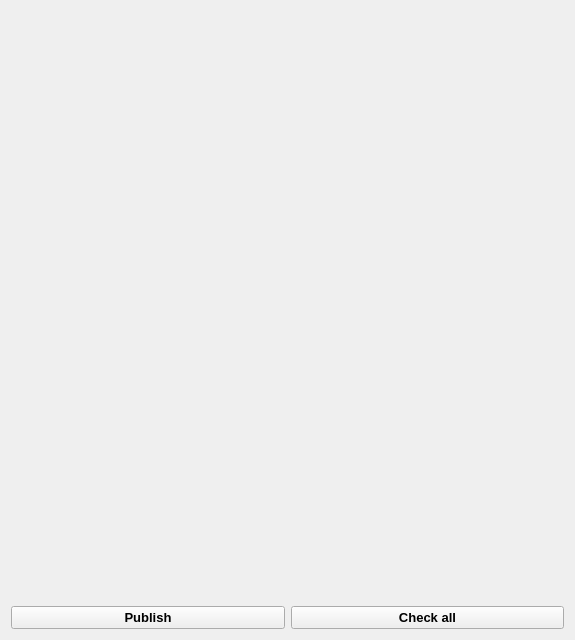
<?xml version="1.0" encoding="UTF-8"?>
<ui version="4.0">
 <class>Widget</class>
 <widget class="QWidget" name="Widget">
  <property name="geometry">
   <rect>
    <x>0</x>
    <y>0</y>
    <width>575</width>
    <height>640</height>
   </rect>
  </property>
  <property name="sizePolicy">
   <sizepolicy hsizetype="Expanding" vsizetype="Fixed">
    <horstretch>0</horstretch>
    <verstretch>0</verstretch>
   </sizepolicy>
  </property>
  <property name="minimumSize">
   <size>
    <width>360</width>
    <height>640</height>
   </size>
  </property>
  <property name="windowTitle">
   <string>Widget</string>
  </property>
  <layout class="QVBoxLayout" name="verticalLayout_2">
   <item>
    <layout class="QVBoxLayout" name="verticalLayout">
     <item>
      <layout class="QHBoxLayout" name="verticalLayout_01"/>
     </item>
     <item>
      <spacer name="verticalSpacer">
       <property name="orientation">
        <enum>Qt::Vertical</enum>
       </property>
       <property name="sizeHint" stdset="0">
        <size>
         <width>20</width>
         <height>40</height>
        </size>
       </property>
      </spacer>
     </item>
     <item>
      <layout class="QHBoxLayout" name="ui_buttons_HL">
       <item>
        <widget class="QPushButton" name="publish_button">
         <property name="font">
          <font>
           <pointsize>10</pointsize>
           <weight>75</weight>
           <bold>true</bold>
          </font>
         </property>
         <property name="text">
          <string>Publish</string>
         </property>
        </widget>
       </item>
       <item>
        <widget class="QPushButton" name="check_button">
         <property name="font">
          <font>
           <pointsize>10</pointsize>
           <weight>75</weight>
           <bold>true</bold>
          </font>
         </property>
         <property name="text">
          <string>Check all</string>
         </property>
        </widget>
       </item>
      </layout>
     </item>
    </layout>
   </item>
  </layout>
 </widget>
 <resources/>
 <connections/>
</ui>
